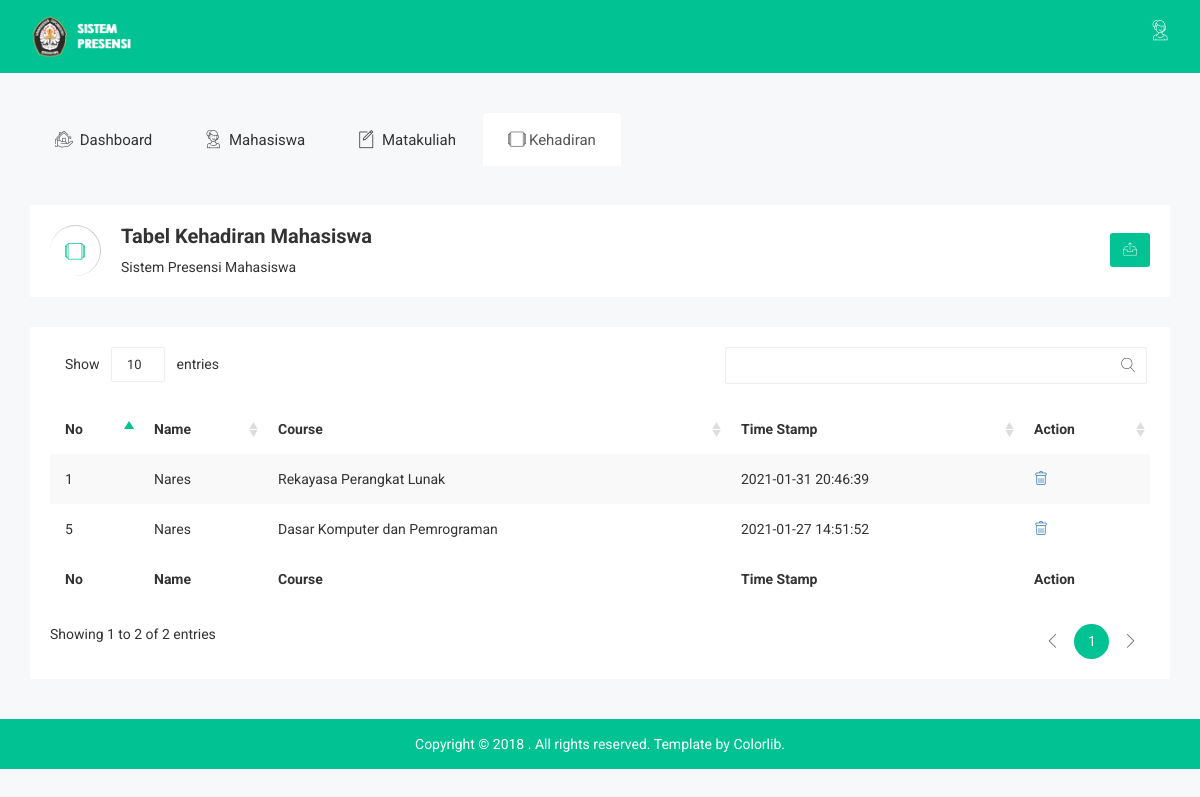
/index.php/kehadiran, run on the app's committed database.
### tables this page shows
CREATE TABLE `attendance` (
  `id_attendance` int(100) NOT NULL,
  `id_person` int(100) NOT NULL,
  `id_course` int(50) NOT NULL,
  `time_stamp` datetime NOT NULL
);

CREATE TABLE `person` (
  `id_person` int(100) NOT NULL,
  `name` varchar(100) NOT NULL,
  `designation` varchar(10) NOT NULL,
  `gender` varchar(10) NOT NULL,
  `imagePath` varchar(100) NOT NULL
);

CREATE TABLE `course` (
  `id_course` int(50) NOT NULL,
  `name_course` varchar(100) NOT NULL,
  `schedule` datetime NOT NULL,
  `lecturer` varchar(100) NOT NULL
);

### application/controllers/kehadiran.php (called while the page is built, shortened)
<?php
class kehadiran extends CI_Controller{
	function __construct(){
        $this->load->model('model_data');
        $this->load->helper('url');
		$this->load->database();
		$this->load->library('session','form_validation');
        }
    public function index()
    {
        $data['datas'] = $this->model_data->tampil_kehadiran()->result();
        $this->load->view('templates/header');
		$this->load->view('templates/sidebar_kehadiran');
		$this->load->view('v_kehadiran', $data);
		$this->load->view('templates/footer');
    }
}

### index.php (called while the page is built, shortened)
<?php
require_once BASEPATH.'core/CodeIgniter.php';

### application/models/model_data.php (called while the page is built, shortened)
<?php
class model_data extends CI_Model{
	public function tampil_kehadiran(){
		$this->db->select('attendance.id_attendance, person.name, course.name_course, attendance.time_stamp');
		$this->db->from('attendance');
		$this->db->join('person','person.id_person = attendance.id_person', 'left');
		$this->db->join('course','course.id_course = attendance.id_course', 'left');
		$query = $this->db->get();
		return $query;
	}
}

### application/views/v_kehadiran.php (the view, shortened to what this page needs)
<div class="breadcomb-area">
	<div class="container">
		<div class="row">
			<div class="col-lg-12 col-md-12 col-sm-12 col-xs-12">
				<div class="breadcomb-list">
					<div class="row">
						<div class="col-lg-6 col-md-6 col-sm-6 col-xs-12">
							<div class="breadcomb-wp">
								<div class="breadcomb-icon">
									<i class="notika-icon notika-windows"></i>
								</div>
								<div class="breadcomb-ctn">
									<h2>Tabel Kehadiran Mahasiswa</h2>
									<p>Sistem <span class="bread-ntd">Presensi Mahasiswa</span></p>
								</div>
							</div>
						</div>
						<div class="col-lg-6 col-md-6 col-sm-6 col-xs-3">
							<div class="breadcomb-report">
                                   <a href="<?php echo base_url().'kehadiran/export_excel/'; ?>" data-toggle="tooltip" data-placement="left" title="Download Report" class="btn"><i class="notika-icon notika-sent"></i></a>
							</div>
						</div>
					</div>
				</div>
			</div>
		</div>
	</div>
</div>
   <div class="data-table-area">
       <div class="container">
           <div class="row">
               <div class="col-lg-12 col-md-12 col-sm-12 col-xs-12">
                   <div class="data-table-list">
                       <div class="table-responsive">
                           <table id="data-table-basic" class="table table-striped">
                               <thead>
                                   <tr>
                                       <th>No</th>
                                       <th>Name</th>
                                       <th>Course</th>
                                       <th>Time Stamp</th>
                                       <th>Action</th>
                                   </tr>
                               </thead>
                               <tbody>
                                   <?php foreach($datas as $b){ ?>
                                       <tr>
                                       <td><?php echo $b->id_attendance; ?></td>
                                       <td><?php echo $b->name; ?></td>
                                       <td><?php echo $b->name_course; ?></td>
                                       <td><?php echo $b->time_stamp; ?></td>
                                       <td>
                                           <a href="#deleteEmployeeModal" class="delete"  data-toggle="modal" onclick="getID(<?php echo $b->id_attendance?>)"><i class="notika-icon notika-trash" data-toggle="tooltip" title="delete">&#xE872;</i></a>
                                       </td>
                                   <?php } ?>
                               </tbody>
                               <tfoot>
                                   <tr>
                                       <th>No</th>
                                       <th>Name</th>
                                       <th>Course</th>
                                       <th>Time Stamp</th>
                                       <th>Action</th>
                                   </tr>
                               </tfoot>
                           </table>
                       </div>
                   </div>
               </div>
           </div>
       </div>
   </div>

### assets/css/main.css (style rules this page uses)
html { color: #222; font-size: 1em; line-height: 1.4; }

### data on the page
attendance: id_attendance "1", id_person.name "Nares", id_course.name_course "Rekayasa Perangkat Lunak", time_stamp "2021-01-31 20:46:39"
attendance: id_attendance "5", id_person.name "Nares", id_course.name_course "Dasar Komputer dan Pemrograman", time_stamp "2021-01-27 14:51:52"
